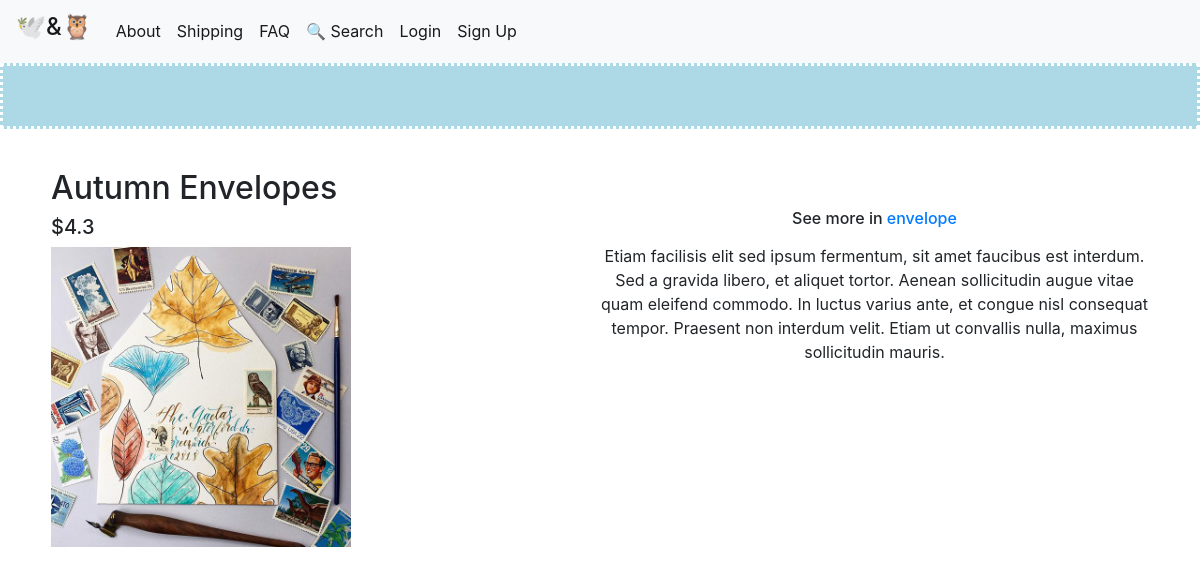
Page /6 on the committed database.
### tables this page shows
CREATE TABLE products (
    id INTEGER PRIMARY KEY AUTOINCREMENT,
    cost FLOAT NOT NULL,
    name TEXT NOT NULL,
    description TEXT,
    category TEXT,
    image TEXT
);

### project/main.py (the view, shortened to what this page needs)
@main.route('/<int:product_id>', methods=["GET", "POST"])
def product(product_id):
    product = get_product(product_id)
    conn = get_db_connection()
    reviews = conn.execute('SELECT * FROM reviews where product_id = ?',
                           (product_id,)).fetchall()
    conn.close()
    return render_template('product.html', product=product, reviews=reviews)

### project/main.py (called while the page is built)
def get_db_connection():
    conn = sqlite3.connect('database.db')
    conn.row_factory = sqlite3.Row
    return conn

def get_product(product_id):
    conn = get_db_connection()
    product = conn.execute('SELECT * FROM products WHERE id = ?',
                        (product_id,)).fetchone()
    conn.close()
    if product is None:
        abort(404)
    return product

### project/templates/product.html (shortened to what this page needs)
{% extends 'base.html' %}
{% block content %}
<div class="container">
    <div class="toppane">
    </div>
    <div class="leftpane">
        <h2>{% block title %} {{ product['name'] }} {% endblock %}</h2>
        <h5>${{ product['cost'] }}</h5>
        <img src="static/pictures/{{ product['image'] }}" height="300" border="5" alt="Image">
    </div>
    <div class="rightpane">
        <p><br></p>
        <p><h6>See more in <a href="/search_res/{{ product['category'] }}">{{ product['category'] }}</a></h6></p>
        <p>{{ product['description'] }}</p>
    </div>
</div>
{% endblock %}

### project/static/css/style.css (style rules this page uses)
.leftpane { width: 50%; min-width: 350px; height: available; min-height: 400px; float: left; border-collapse: collapse; }
.rightpane { text-align: center; width: available; height: available; position: relative; border-collapse: collapse; }
.toppane { height: 40px; }

### rows in the picture
products: name "Autumn Envelopes", cost "4.3", image (picture), category "envelope", description "Etiam facilisis elit sed ipsum fermentum, sit amet faucibus est interdum. Sed a gravida libero, et aliquet tortor. Aenean sollicitudin augue vitae quam eleifend commodo. In luctus varius ante, et congue nisl consequat tempor. Praesent non interdum velit. Etiam ut convallis nulla, maximus sollicitudin mauris."
